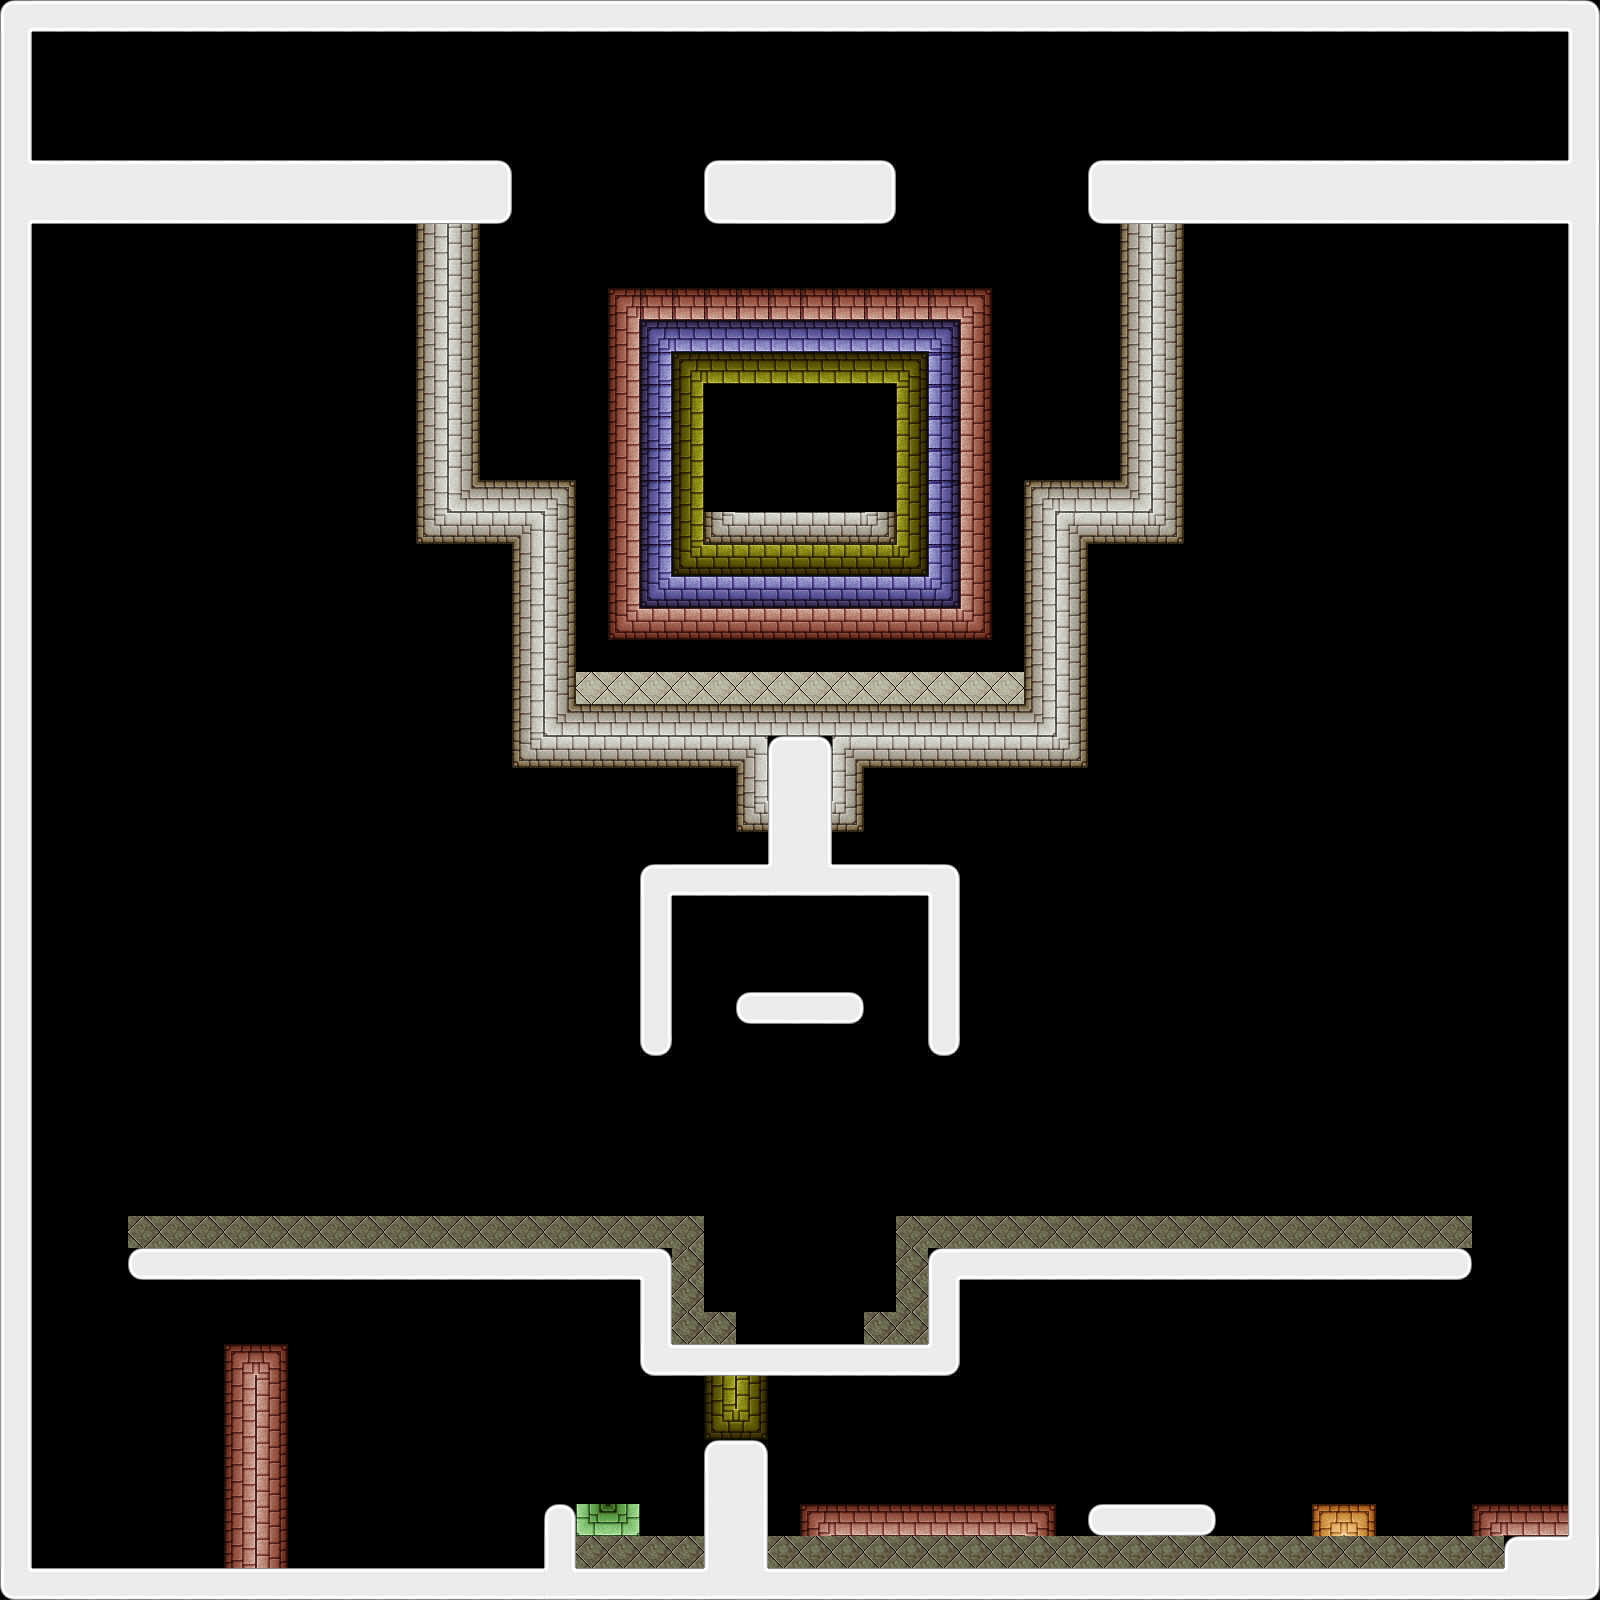

Below is a game level as drawn by its tile map, then a one-line description and the .tmx that defines it (tile-layer data replaced by summaries):
An orthogonal 50x50 tile map with 32x32 px tiles, 10 tile layers (static, red, yellow, blue, ...), 2 tilesets and 17 objects (2x teleporter, 2x 1, 2x 2, 2x moving, bouncing, ...).

<map version="1.0" orientation="orthogonal" renderorder="right-down" width="50" height="50" tilewidth="32" tileheight="32" nextobjectid="21">
 <properties>
  <property name="bronze" value="1000" />
  <property name="deaths" value="5" />
  <property name="gold" value="5000" />
  <property name="index" value="7" />
  <property name="silver" value="2000" />
  <property name="time" value="60" />
 </properties>
 <tileset firstgid="1" name="walls1_0" tilewidth="32" tileheight="32">
  <image source="walls1_0.png" width="448" height="512" />
 </tileset>
 <tileset firstgid="225" name="static1" tilewidth="32" tileheight="32">
  <image source="static1.png" width="192" height="224" />
 </tileset>
 <layer name="static" width="50" height="50">
  <data>[2500 cells, 364 non-empty, 25 distinct tile ids]</data>
 </layer>
 <layer name="red" width="50" height="50">
  <data>[2500 cells, 56 non-empty, 8 distinct tile ids]</data>
 </layer>
 <layer name="yellow" width="50" height="50">
  <data>[2500 cells, 30 non-empty, 8 distinct tile ids]</data>
 </layer>
 <layer name="blue" width="50" height="50">
  <data>[2500 cells, 34 non-empty, 8 distinct tile ids]</data>
 </layer>
 <layer name="black_deactivated" width="50" height="50">
  <data>[2500 cells, 6 non-empty, 3 distinct tile ids]</data>
 </layer>
 <layer name="black" width="50" height="50">
  <data>[2500 cells, 110 non-empty, 12 distinct tile ids]</data>
 </layer>
 <layer name="deadly" width="50" height="50">
  <data>[2500 cells, 85 non-empty, 4 distinct tile ids]</data>
 </layer>
 <objectgroup name="teleporter">
  <object id="1" name="teleporter" x="768" y="416" width="64" height="96">
   <properties>
    <property name="destination" value="1" />
   </properties>
  </object>
  <object id="2" name="1" x="768" y="960" width="64" height="32" />
  <object id="9" name="teleporter" x="768" y="1248" width="64" height="96">
   <properties>
    <property name="destination" value="2" />
   </properties>
  </object>
  <object id="10" name="2" x="64" y="1536" width="32" height="32" />
 </objectgroup>
 <objectgroup name="moving">
  <object id="4" name="moving" x="192" y="1088" width="128" height="32">
   <properties>
    <property name="destinations" value="2" />
   </properties>
  </object>
  <object id="6" name="moving" x="1280" y="1152" width="128" height="32">
   <properties>
    <property name="destinations" value="1" />
   </properties>
  </object>
  <object id="7" name="2" x="1280" y="1088" width="32" height="32" />
  <object id="8" name="1" x="192" y="1152" width="32" height="32" />
 </objectgroup>
 <objectgroup name="falling">
  <object id="11" x="352" y="1312" width="160" height="32">
   <properties>
    <property name="falling" value="true" />
   </properties>
  </object>
  <object id="12" x="992" y="1312" width="256" height="32">
   <properties>
    <property name="falling" value="true" />
   </properties>
  </object>
 </objectgroup>
 <layer name="green_deactivated" width="50" height="50">
  <data>[2500 cells, 2 non-empty, 2 distinct tile ids]</data>
 </layer>
 <layer name="red_deactivated" width="50" height="50">
  <data>[2500 cells, 11 non-empty, 3 distinct tile ids]</data>
 </layer>
 <layer name="orange_deactivated" width="50" height="50">
  <data>[2500 cells, 2 non-empty, 2 distinct tile ids]</data>
 </layer>
 <objectgroup name="notice">
  <properties>
   <property name="index" value="3" />
  </properties>
  <object id="15" x="1056" y="416" width="64" height="64">
   <properties>
    <property name="index" value="0" />
   </properties>
  </object>
  <object id="16" x="128" y="1504" width="64" height="64">
   <properties>
    <property name="index" value="1" />
   </properties>
  </object>
  <object id="17" x="832" y="1440" width="64" height="64">
   <properties>
    <property name="index" value="2" />
   </properties>
  </object>
  <object id="20" x="416" y="1504" width="64" height="64">
   <properties>
    <property name="index" value="3" />
   </properties>
  </object>
 </objectgroup>
 <objectgroup name="bouncing">
  <properties>
   <property name="activated" value="false" />
   <property name="color" value="green" />
  </properties>
  <object id="14" name="bouncing" x="576" y="1504" width="64" height="32">
   <properties>
    <property name="activated" value="false" />
    <property name="color" value="green" />
   </properties>
  </object>
 </objectgroup>
 <objectgroup name="exit">
  <properties>
   <property name="next" value="8" />
  </properties>
  <object id="18" x="1504" y="1440" width="64" height="64">
   <properties>
    <property name="next" value="8" />
   </properties>
  </object>
 </objectgroup>
 <objectgroup name="character">
  <object id="19" name="character" x="768" y="96" width="32" height="32" />
 </objectgroup>
</map>
